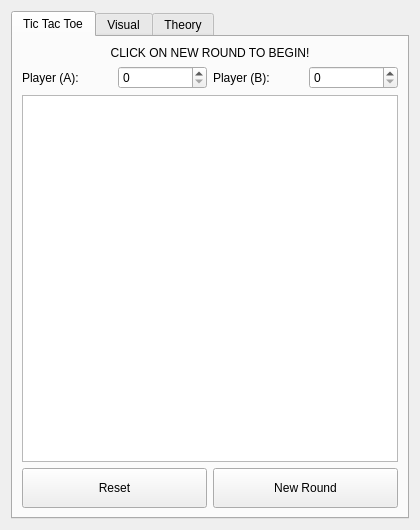
<?xml version="1.0" encoding="UTF-8"?>
<ui version="4.0">
 <class>uiWidget</class>
 <widget class="QWidget" name="uiWidget">
  <property name="geometry">
   <rect>
    <x>0</x>
    <y>0</y>
    <width>420</width>
    <height>530</height>
   </rect>
  </property>
  <property name="windowTitle">
   <string>MiniMax Algorithm</string>
  </property>
  <layout class="QGridLayout" name="mMainGridLayout">
   <item row="0" column="0">
    <widget class="QTabWidget" name="mTabWidget">
     <property name="currentIndex">
      <number>0</number>
     </property>
     <widget class="QWidget" name="mTabGame">
      <attribute name="title">
       <string>Tic Tac Toe</string>
      </attribute>
      <layout class="QGridLayout" name="gridLayout_3">
       <item row="2" column="0" colspan="2">
        <widget class="ndx::GameView" name="mGameView">
         <property name="minimumSize">
          <size>
           <width>350</width>
           <height>350</height>
          </size>
         </property>
         <property name="renderHints">
          <set>QPainter::Antialiasing</set>
         </property>
        </widget>
       </item>
       <item row="1" column="0" colspan="2">
        <layout class="QHBoxLayout" name="horizontalLayout_2">
         <item>
          <widget class="QLabel" name="label_2">
           <property name="text">
            <string>Player (A):</string>
           </property>
          </widget>
         </item>
         <item>
          <widget class="QSpinBox" name="mScoreA">
           <property name="minimumSize">
            <size>
             <width>50</width>
             <height>0</height>
            </size>
           </property>
          </widget>
         </item>
         <item>
          <widget class="QLabel" name="label_3">
           <property name="text">
            <string>Player (B):</string>
           </property>
          </widget>
         </item>
         <item>
          <widget class="QSpinBox" name="mScoreB">
           <property name="minimumSize">
            <size>
             <width>50</width>
             <height>0</height>
            </size>
           </property>
          </widget>
         </item>
        </layout>
       </item>
       <item row="4" column="1">
        <widget class="QPushButton" name="mBtnGameNewRound">
         <property name="minimumSize">
          <size>
           <width>0</width>
           <height>40</height>
          </size>
         </property>
         <property name="text">
          <string>New Round</string>
         </property>
        </widget>
       </item>
       <item row="4" column="0">
        <widget class="QPushButton" name="mBtnGameReset">
         <property name="minimumSize">
          <size>
           <width>0</width>
           <height>40</height>
          </size>
         </property>
         <property name="text">
          <string>Reset</string>
         </property>
        </widget>
       </item>
       <item row="0" column="0" colspan="2">
        <widget class="QLabel" name="mGameStatus">
         <property name="text">
          <string>CLICK ON NEW ROUND TO BEGIN!</string>
         </property>
         <property name="alignment">
          <set>Qt::AlignCenter</set>
         </property>
        </widget>
       </item>
      </layout>
     </widget>
     <widget class="QWidget" name="mTabWidgetVisual">
      <attribute name="title">
       <string>Visual</string>
      </attribute>
      <layout class="QGridLayout" name="mTabWidgetVisualLayout">
       <item row="0" column="0" colspan="2">
        <widget class="ndx::Controller" name="mViewController" native="true"/>
       </item>
       <item row="1" column="0">
        <widget class="QGroupBox" name="groupBox">
         <property name="sizePolicy">
          <sizepolicy hsizetype="Expanding" vsizetype="Expanding">
           <horstretch>0</horstretch>
           <verstretch>0</verstretch>
          </sizepolicy>
         </property>
         <property name="title">
          <string>View</string>
         </property>
         <layout class="QGridLayout" name="gridLayout">
          <item row="0" column="0">
           <widget class="QGraphicsView" name="mMiniMaxGraphics"/>
          </item>
          <item row="1" column="0">
           <widget class="QGroupBox" name="groupBox_2">
            <property name="title">
             <string>Data</string>
            </property>
            <layout class="QGridLayout" name="gridLayout_2">
             <item row="0" column="0">
              <layout class="QHBoxLayout" name="horizontalLayout">
               <item>
                <widget class="QLabel" name="label">
                 <property name="text">
                  <string>Depth:</string>
                 </property>
                </widget>
               </item>
               <item>
                <widget class="QSpinBox" name="mDepth">
                 <property name="minimumSize">
                  <size>
                   <width>50</width>
                   <height>0</height>
                  </size>
                 </property>
                 <property name="minimum">
                  <number>1</number>
                 </property>
                 <property name="value">
                  <number>4</number>
                 </property>
                </widget>
               </item>
               <item>
                <spacer name="horizontalSpacer">
                 <property name="orientation">
                  <enum>Qt::Horizontal</enum>
                 </property>
                 <property name="sizeHint" stdset="0">
                  <size>
                   <width>40</width>
                   <height>20</height>
                  </size>
                 </property>
                </spacer>
               </item>
              </layout>
             </item>
             <item row="2" column="0">
              <widget class="QPushButton" name="mBtnGenerate">
               <property name="minimumSize">
                <size>
                 <width>0</width>
                 <height>40</height>
                </size>
               </property>
               <property name="text">
                <string>Generate</string>
               </property>
              </widget>
             </item>
            </layout>
           </widget>
          </item>
         </layout>
        </widget>
       </item>
      </layout>
     </widget>
     <widget class="QWidget" name="mTabWidgetTheory">
      <attribute name="title">
       <string>Theory</string>
      </attribute>
      <layout class="QGridLayout" name="mTabWidgetTheoryLayout">
       <item row="0" column="0">
        <widget class="QTextBrowser" name="mTextTheory">
         <property name="html">
          <string>&lt;!DOCTYPE HTML PUBLIC &quot;-//W3C//DTD HTML 4.0//EN&quot; &quot;http://www.w3.org/TR/REC-html40/strict.dtd&quot;&gt;
&lt;html&gt;&lt;head&gt;&lt;meta name=&quot;qrichtext&quot; content=&quot;1&quot; /&gt;&lt;style type=&quot;text/css&quot;&gt;
p, li { white-space: pre-wrap; }
&lt;/style&gt;&lt;/head&gt;&lt;body style=&quot; font-family:'.SF NS Text'; font-size:13pt; font-weight:400; font-style:normal;&quot;&gt;
&lt;p style=&quot;-qt-paragraph-type:empty; margin-top:0px; margin-bottom:0px; margin-left:0px; margin-right:0px; -qt-block-indent:0; text-indent:0px; font-family:'.SF NS Text';&quot;&gt;&lt;br /&gt;&lt;/p&gt;&lt;/body&gt;&lt;/html&gt;</string>
         </property>
        </widget>
       </item>
      </layout>
     </widget>
    </widget>
   </item>
  </layout>
 </widget>
 <customwidgets>
  <customwidget>
   <class>ndx::Controller</class>
   <extends>QWidget</extends>
   <header>Controller.h</header>
   <container>1</container>
  </customwidget>
  <customwidget>
   <class>ndx::GameView</class>
   <extends>QGraphicsView</extends>
   <header>GameView.h</header>
  </customwidget>
 </customwidgets>
 <resources/>
 <connections/>
</ui>
